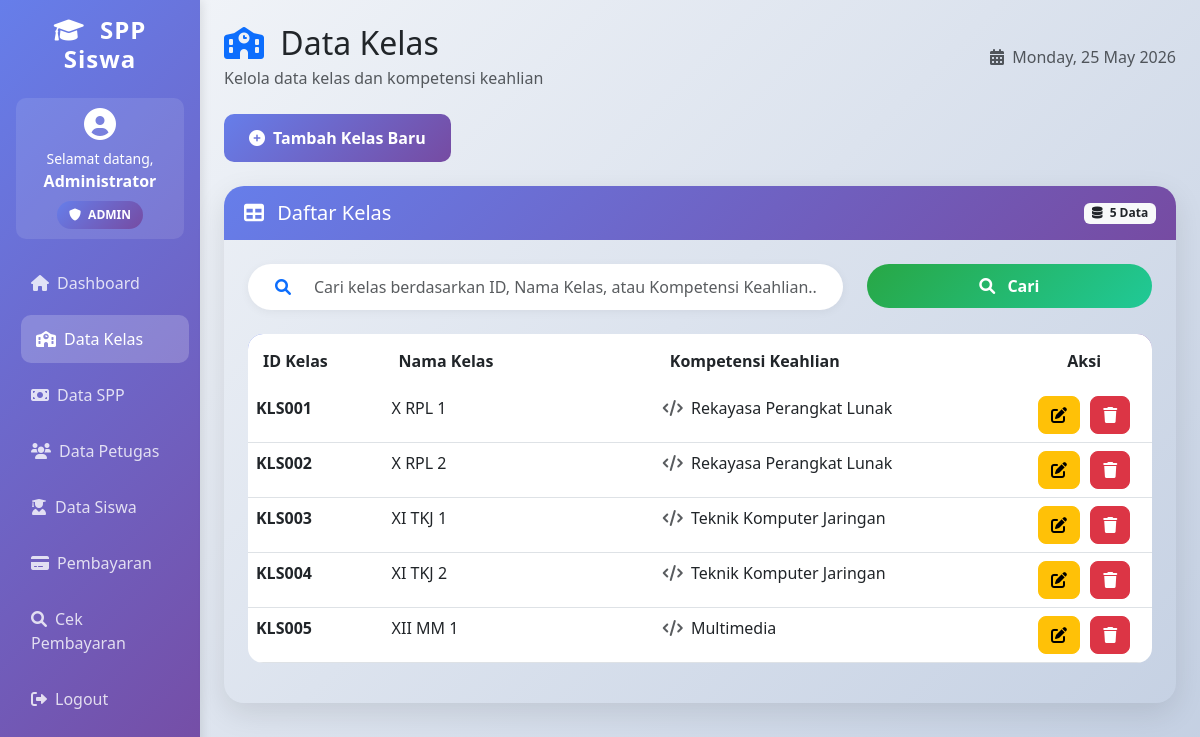
/kelas.php (signed in), run on the app's committed database.
### tables this page shows
CREATE TABLE tb_kelas (
    id_kelas VARCHAR(11) PRIMARY KEY,
    nama_kelas VARCHAR(10) UNIQUE,
    komp_keahlian VARCHAR(50)
);

### kelas.php (the view, shortened to what this page needs)
<?php
include 'config/koneksi.php';
$search = isset($_GET['search']) ? $_GET['search'] : '';
if ($search) {
    $query = "SELECT * FROM tb_kelas WHERE nama_kelas LIKE '%$search%' OR komp_keahlian LIKE '%$search%' OR id_kelas LIKE '%$search%' ORDER BY id_kelas ASC";
} else {
    $query = "SELECT * FROM tb_kelas ORDER BY id_kelas ASC";
}
$total_data = mysqli_num_rows(mysqli_query($conn, "SELECT * FROM tb_kelas"));
?>
<!DOCTYPE html>
<html lang="id">
<head>
    <link href="https://cdn.jsdelivr.net/npm/bootstrap@5.3.0/dist/css/bootstrap.min.css" rel="stylesheet">
    <link href="https://cdnjs.cloudflare.com/ajax/libs/font-awesome/6.0.0/css/all.min.css" rel="stylesheet">
</head>
<body>
    <div class="container-fluid">
        <div class="row">
            <div class="col-md-2 sidebar p-3">
                <h4 class="text-center mb-4">
                    <i class="fas fa-graduation-cap me-2"></i>
                    SPP Siswa
                </h4>
                <div class="user-info">
                    <i class="fas fa-user-circle fa-2x mb-2"></i>
                    <p class="mb-0 small">Selamat datang,</p>
                    <strong><?php echo $_SESSION['nama_petugas']; ?></strong>
                    <br>
                    <span class="badge-level level-<?php echo strtolower($_SESSION['level']); ?> mt-2 d-inline-block">
                        <i class="fas fa-shield-alt me-1"></i>
                        <?php echo strtoupper($_SESSION['level']); ?>
                    </span>
                </div>
                <nav class="nav flex-column">
                    <a class="nav-link" href="dashboard.php"><i class="fas fa-home me-2"></i>Dashboard</a>
                    <a class="nav-link active" href="kelas.php"><i class="fas fa-school me-2"></i>Data Kelas</a>
                    <a class="nav-link" href="spp.php"><i class="fas fa-money-bill me-2"></i>Data SPP</a>
                    <a class="nav-link" href="petugas.php"><i class="fas fa-users me-2"></i>Data Petugas</a>
                    <a class="nav-link" href="siswa.php"><i class="fas fa-user-graduate me-2"></i>Data Siswa</a>
                    <a class="nav-link" href="pembayaran.php"><i class="fas fa-credit-card me-2"></i>Pembayaran</a>
                    <a class="nav-link" href="cek_pembayaran.php"><i class="fas fa-search me-2"></i>Cek Pembayaran</a>
                    <a class="nav-link" href="logout.php"><i class="fas fa-sign-out-alt me-2"></i>Logout</a>
                </nav>
            </div>
            <div class="col-md-10 p-4">
                <div class="d-flex justify-content-between align-items-center mb-4 animate">
                    <div>
                        <h2 class="mb-1">
                            <i class="fas fa-school me-2 text-primary"></i>
                            Data Kelas
                        </h2>
                        <p class="text-muted mb-0">Kelola data kelas dan kompetensi keahlian</p>
                    </div>
                    <div class="text-muted">
                        <i class="fas fa-calendar-alt me-1"></i>
                        <?php echo date('l, d F Y'); ?>
                    </div>
                </div>
                <div class="mb-4 animate">
                    <button class="btn btn-tambah text-white" onclick="openAddModal()">
                        <i class="fas fa-plus-circle me-2"></i>Tambah Kelas Baru
                    </button>
                </div>
                <div class="card-dashboard animate">
                    <div class="card-header-custom">
                        <div class="d-flex justify-content-between align-items-center">
                            <h5 class="mb-0">
                                <i class="fas fa-table me-2"></i>
                                Daftar Kelas
                            </h5>
                            <span class="badge bg-light text-dark">
                                <i class="fas fa-database me-1"></i>
                                <?php echo $total_data; ?> Data
                            </span>
                        </div>
                    </div>
                    <div class="card-body p-4">
                        <div class="row mb-4">
                            <div class="col-md-8">
                                <div class="search-box">
                                    <div class="input-group">
                                        <span class="input-group-text bg-transparent border-0">
                                            <i class="fas fa-search text-primary"></i>
                                        </span>
                                        <input type="text" id="searchInput" class="form-control border-0"
                                               placeholder="Cari kelas berdasarkan ID, Nama Kelas, atau Kompetensi Keahlian..."
                                               value="<?php echo $search; ?>">
                                    </div>
                                </div>
                            </div>
                            <div class="col-md-4">
                                <button onclick="searchData()" class="btn btn-cari text-white w-100">
                                    <i class="fas fa-search me-2"></i> Cari
                                </button>
                            </div>
                        </div>
                        <div class="table-responsive">
                            <table class="table table-hover table-custom">
                                <thead>
                                    <tr>
                                        <th width="15%">ID Kelas</th>
                                        <th width="30%">Nama Kelas</th>
                                        <th width="40%">Kompetensi Keahlian</th>
                                        <th width="15%" class="text-center">Aksi</th>
                                    </tr>
                                </thead>
                                <tbody>
                                    <?php
                                    $result = mysqli_query($conn, $query);
                                    if (mysqli_num_rows($result) > 0) {
                                        while ($row = mysqli_fetch_assoc($result)) {
                                    ?>
                                    <tr>
                                        <td class="fw-bold"><?php echo $row['id_kelas']; ?></td>
                                        <td><?php echo $row['nama_kelas']; ?></td>
                                        <td>
                                            <i class="fas fa-code me-1 text-muted"></i>
                                            <?php echo $row['komp_keahlian']; ?>
                                         </td>
                                        <td class="text-center">
                                            <button onclick="editKelas('<?php echo $row['id_kelas']; ?>', '<?php echo $row['nama_kelas']; ?>', '<?php echo $row['komp_keahlian']; ?>')"
                                                    class="btn btn-warning btn-action" title="Edit">
                                                <i class="fas fa-edit"></i>
                                            </button>
                                            <a href="kelas.php?hapus=<?php echo $row['id_kelas']; ?>"
                                               class="btn btn-danger btn-action"
                                               onclick="return confirm('Yakin ingin menghapus data kelas ini?')"
                                               title="Hapus">
                                                <i class="fas fa-trash"></i>
                                            </a>
                                        </td>
                                    </tr>
                                    <?php
                                        }
                                    } ?>
                                </tbody>
                            </table>
                        </div>
                    </div>
                </div>
            </div>
        </div>
    </div>
</body>
</html>

### kelas.php (style rules this page uses)
* { margin: 0; padding: 0; box-sizing: border-box; }
body { background: linear-gradient(135deg, #f5f7fa 0%, #c3cfe2 100%); font-family: 'Segoe UI', Tahoma, Geneva, Verdana, sans-serif; }
.sidebar { background: linear-gradient(135deg, #667eea 0%, #764ba2 100%); min-height: 100vh; color: white; box-shadow: 2px 0 10px rgba(0,0,0,0.1); }
.sidebar .nav-link { color: rgba(255,255,255,0.8); margin-bottom: 8px; border-radius: 10px; padding: 12px 15px; transition: all 0.3s; }
.sidebar .nav-link:hover, .sidebar .nav-link.active { background: rgba(255,255,255,0.2); color: white; transform: translateX(5px); }
.sidebar h4 { font-weight: bold; letter-spacing: 1px; }
.user-info { background: rgba(255,255,255,0.1); border-radius: 10px; padding: 10px; margin-bottom: 20px; text-align: center; }
.badge-level { padding: 5px 12px; border-radius: 20px; font-size: 12px; font-weight: bold; }
.level-admin { background: linear-gradient(135deg, #667eea 0%, #764ba2 100%); color: white; }
.btn-tambah { background: linear-gradient(135deg, #667eea 0%, #764ba2 100%); border: none; border-radius: 10px; padding: 12px 25px; font-weight: bold; transition: all 0.3s; }
.card-dashboard { border: none; border-radius: 20px; box-shadow: 0 10px 30px rgba(0,0,0,0.1); overflow: hidden; }
.card-header-custom { background: linear-gradient(135deg, #667eea 0%, #764ba2 100%); color: white; padding: 15px 20px; border-bottom: none; }
.search-box { background: white; border-radius: 50px; padding: 5px 15px; box-shadow: 0 2px 10px rgba(0,0,0,0.05); }
.btn-cari { background: linear-gradient(135deg, #28a745 0%, #20c997 100%); border: none; border-radius: 50px; padding: 10px 20px; font-weight: bold; transition: all 0.3s; }
.table-custom { border-radius: 15px; overflow: hidden; }
.table-custom thead { background: linear-gradient(135deg, #667eea 0%, #764ba2 100%); color: white; }
.table-custom thead th { padding: 15px; font-weight: 600; border: none; }
.table-custom tbody tr { transition: all 0.3s; }
.btn-action { border-radius: 8px; padding: 6px 12px; margin: 0 3px; transition: all 0.3s; }
.animate { animation: fadeIn 0.5s ease-out; }

### data on the page
tb_kelas: id_kelas "KLS001", nama_kelas "X RPL 1", komp_keahlian "Rekayasa Perangkat Lunak"
tb_kelas: id_kelas "KLS002", nama_kelas "X RPL 2", komp_keahlian "Rekayasa Perangkat Lunak"
tb_kelas: id_kelas "KLS003", nama_kelas "XI TKJ 1", komp_keahlian "Teknik Komputer Jaringan"
tb_kelas: id_kelas "KLS004", nama_kelas "XI TKJ 2", komp_keahlian "Teknik Komputer Jaringan"
tb_kelas: id_kelas "KLS005", nama_kelas "XII MM 1", komp_keahlian "Multimedia"

### other printed values
$_SESSION['nama_petugas'] "Administrator"
$_SESSION['level'] "ADMIN"
$total_data "5"
